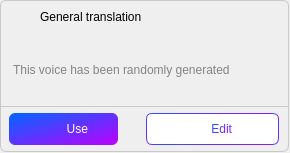
<?xml version="1.0" encoding="UTF-8"?>
<ui version="4.0">
 <class>WMyVoiceModelClass</class>
 <widget class="QWidget" name="WMyVoiceModelClass">
  <property name="geometry">
   <rect>
    <x>0</x>
    <y>0</y>
    <width>290</width>
    <height>153</height>
   </rect>
  </property>
  <property name="minimumSize">
   <size>
    <width>290</width>
    <height>153</height>
   </size>
  </property>
  <property name="maximumSize">
   <size>
    <width>290</width>
    <height>153</height>
   </size>
  </property>
  <property name="windowTitle">
   <string>WVoicelibWidget</string>
  </property>
  <property name="styleSheet">
   <string notr="true">QWidget{
	font: 12px &quot;微软雅黑&quot;;
}

QFrame#frame{
	border:1px solid #C9C9C9;
	border-radius:6px;
}

QFrame#frame_2{
	border:1px;
	border-bottom:1px solid #C9C9C9;
}

QLabel{
	border:none;
	background-position: center;
    background-repeat: no-repeat;
}

QLabel#lb_content,#lb_num{
	color: #848484;
}

QLabel#lb_1[man=true]{
	background-image: url(:/QtTest/icon/Setting/soundbot/man.png);
}

QLabel#lb_1[man=false]{
	background-image: url(:/QtTest/icon/Setting/soundbot/waman.png);
}

QLabel#lb_2{
	background-position: top;
	background-image: url(:/QtTest/icon/Setting/soundbot/little.png);	
}

QLabel#lb_4{
	background-image: url(:/QtTest/icon/Setting/soundbot/peo.png);	
}

QPushButton#pb_use{
	border:none;
	border-radius:6px;
	padding-right:30px;
	background-origin: content;
    background-position: left;
    background-repeat: no-repeat;
	/*background-image: url(:/QtTest/icon/Setting/soundbot/btn_1.png);*/
	background-color: qlineargradient(spread:pad, x1:0, y1:0, x2:1, y2:1, stop:0 #0066FF, stop:1 #BD00FF);

	text-align:right;
	padding-left:40px;
	color:#ffffff;
}

QPushButton#pb_edit{
	border:1px solid qlineargradient(spread:pad, x1:0, y1:0, x2:1, y2:1, stop:0 #0066FF, stop:1 #BD00FF);
	border-radius:6px;
	padding-right:46px;
	background-origin: content;
    background-position: left;
    background-repeat: no-repeat;
	background-color: #ffffff;
	background-image: url(:/QtTest/icon/Setting/soundbot/edit.png);

	text-align:right;
	padding-left:45px;
	color:qlineargradient(spread:pad, x1:0, y1:0, x2:1, y2:1, stop:0 #0066FF, stop:1 #BD00FF);;
}









</string>
  </property>
  <layout class="QGridLayout" name="gridLayout">
   <property name="leftMargin">
    <number>0</number>
   </property>
   <property name="topMargin">
    <number>0</number>
   </property>
   <property name="rightMargin">
    <number>0</number>
   </property>
   <property name="bottomMargin">
    <number>0</number>
   </property>
   <property name="horizontalSpacing">
    <number>0</number>
   </property>
   <item row="0" column="0">
    <widget class="QFrame" name="frame">
     <property name="minimumSize">
      <size>
       <width>289</width>
       <height>152</height>
      </size>
     </property>
     <property name="maximumSize">
      <size>
       <width>289</width>
       <height>152</height>
      </size>
     </property>
     <property name="frameShape">
      <enum>QFrame::StyledPanel</enum>
     </property>
     <property name="frameShadow">
      <enum>QFrame::Raised</enum>
     </property>
     <layout class="QVBoxLayout" name="verticalLayout_2">
      <property name="spacing">
       <number>0</number>
      </property>
      <property name="leftMargin">
       <number>0</number>
      </property>
      <property name="topMargin">
       <number>0</number>
      </property>
      <property name="rightMargin">
       <number>0</number>
      </property>
      <property name="bottomMargin">
       <number>0</number>
      </property>
      <item>
       <widget class="QFrame" name="frame_2">
        <property name="minimumSize">
         <size>
          <width>0</width>
          <height>100</height>
         </size>
        </property>
        <property name="maximumSize">
         <size>
          <width>16777215</width>
          <height>100</height>
         </size>
        </property>
        <property name="frameShape">
         <enum>QFrame::StyledPanel</enum>
        </property>
        <property name="frameShadow">
         <enum>QFrame::Raised</enum>
        </property>
        <layout class="QVBoxLayout" name="verticalLayout">
         <property name="leftMargin">
          <number>12</number>
         </property>
         <property name="topMargin">
          <number>0</number>
         </property>
         <property name="rightMargin">
          <number>0</number>
         </property>
         <property name="bottomMargin">
          <number>0</number>
         </property>
         <item>
          <layout class="QHBoxLayout" name="horizontalLayout_3">
           <property name="rightMargin">
            <number>6</number>
           </property>
           <item>
            <layout class="QHBoxLayout" name="horizontalLayout">
             <property name="spacing">
              <number>0</number>
             </property>
             <property name="bottomMargin">
              <number>0</number>
             </property>
             <item>
              <widget class="QLabel" name="lb_1">
               <property name="minimumSize">
                <size>
                 <width>14</width>
                 <height>14</height>
                </size>
               </property>
               <property name="maximumSize">
                <size>
                 <width>15</width>
                 <height>15</height>
                </size>
               </property>
               <property name="text">
                <string/>
               </property>
              </widget>
             </item>
             <item>
              <widget class="QLabel" name="lb_2">
               <property name="minimumSize">
                <size>
                 <width>0</width>
                 <height>16</height>
                </size>
               </property>
               <property name="maximumSize">
                <size>
                 <width>9</width>
                 <height>16</height>
                </size>
               </property>
               <property name="text">
                <string/>
               </property>
              </widget>
             </item>
            </layout>
           </item>
           <item>
            <widget class="QLabel" name="label_name">
             <property name="minimumSize">
              <size>
               <width>0</width>
               <height>18</height>
              </size>
             </property>
             <property name="maximumSize">
              <size>
               <width>16777215</width>
               <height>18</height>
              </size>
             </property>
             <property name="text">
              <string>General translation</string>
             </property>
            </widget>
           </item>
           <item>
            <spacer name="horizontalSpacer">
             <property name="orientation">
              <enum>Qt::Horizontal</enum>
             </property>
             <property name="sizeHint" stdset="0">
              <size>
               <width>40</width>
               <height>20</height>
              </size>
             </property>
            </spacer>
           </item>
           <item>
            <widget class="QToolButton" name="del_btn">
             <property name="styleSheet">
              <string notr="true">background-image: url(:/QtTest/icon/Setting/soundbot/del.png);
background-origin: content;
    background-repeat: no-repeat;
border:none;</string>
             </property>
             <property name="text">
              <string/>
             </property>
            </widget>
           </item>
          </layout>
         </item>
         <item>
          <widget class="QLabel" name="lb_content">
           <property name="text">
            <string>This voice has been randomly generated</string>
           </property>
          </widget>
         </item>
        </layout>
       </widget>
      </item>
      <item>
       <layout class="QHBoxLayout" name="horizontalLayout_4">
        <property name="spacing">
         <number>20</number>
        </property>
        <item>
         <widget class="QPushButton" name="pb_use">
          <property name="minimumSize">
           <size>
            <width>109</width>
            <height>32</height>
           </size>
          </property>
          <property name="maximumSize">
           <size>
            <width>109</width>
            <height>32</height>
           </size>
          </property>
          <property name="text">
           <string>Use</string>
          </property>
         </widget>
        </item>
        <item>
         <widget class="QPushButton" name="pb_edit">
          <property name="minimumSize">
           <size>
            <width>133</width>
            <height>32</height>
           </size>
          </property>
          <property name="maximumSize">
           <size>
            <width>133</width>
            <height>32</height>
           </size>
          </property>
          <property name="text">
           <string>Edit</string>
          </property>
         </widget>
        </item>
       </layout>
      </item>
     </layout>
    </widget>
   </item>
  </layout>
 </widget>
 <layoutdefault spacing="6" margin="11"/>
 <resources>
  <include location="../../../AiSound.qrc"/>
 </resources>
 <connections/>
</ui>
